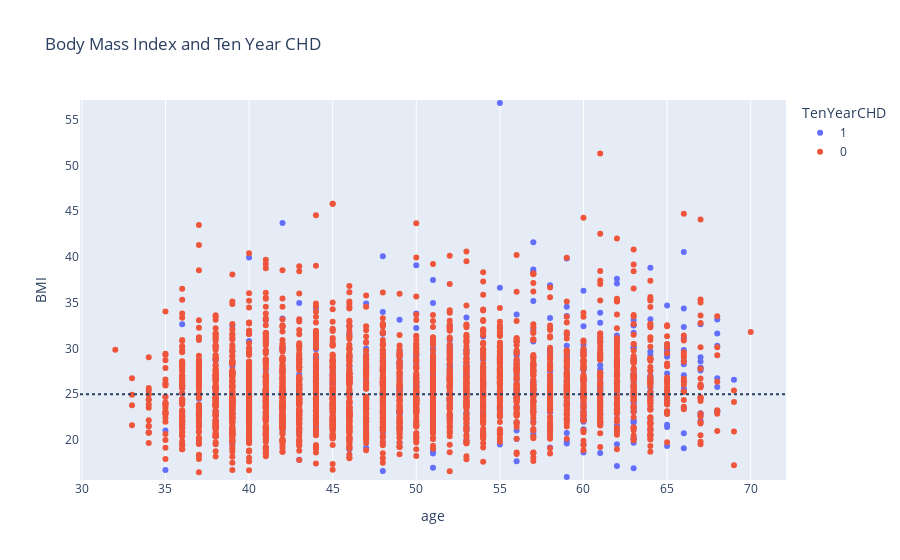

Write notebook code for a chart like this one.
### Code cell
# import plotly.express as px
# df = px.data.iris()
# fig = px.strip(df_train, x="age", y="BMI", orientation="h", color="TenYearCHD", title="Body Mass Index and Ten Year CHD")
# fig.add_hrect(y=25, line_width=3, line_dash="dash", line_color="green")
# fig.show()

import plotly.express as px
df = px.data.iris()
fig = px.strip(df_train, x="age", y="BMI", orientation="h", color="TenYearCHD", title="Body Mass Index and Ten Year CHD")
# fig.add_vline(x=2.5, line_width=3, line_dash="dash", line_color="green")
fig.add_hline(y=25, line_dash="dot")
fig.show()

### Figure 1 — Plotly figure (JSON) as saved in the notebook; plotly's stock layout.template omitted (floating-point values rounded to 4 significant figures; data arrays with more than 128 entries replaced by an {"elided": "..."} marker saying what was removed)
{"data": [{"alignmentgroup": "True", "boxpoints": "all", "fillcolor": "rgba(255,255,255,0)", "hoveron": "points", "hovertemplate": "TenYearCHD=1<br>age=%{x}<br>BMI=%{y}<extra></extra>", "legendgroup": "1", "line": {"color": "rgba(255,255,255,0)"}, "marker": {"color": "#636efa"}, "name": "1", "offsetgroup": "1", "orientation": "h", "pointpos": 0, "showlegend": true, "type": "box", "x": {"elided": "511 int values"}, "x0": " ", "xaxis": "x", "y": {"elided": "511 float values"}, "y0": " ", "yaxis": "y"}, {"alignmentgroup": "True", "boxpoints": "all", "fillcolor": "rgba(255,255,255,0)", "hoveron": "points", "hovertemplate": "TenYearCHD=0<br>age=%{x}<br>BMI=%{y}<extra></extra>", "legendgroup": "0", "line": {"color": "rgba(255,255,255,0)"}, "marker": {"color": "#EF553B"}, "name": "0", "offsetgroup": "0", "orientation": "h", "pointpos": 0, "showlegend": true, "type": "box", "x": {"elided": "2879 int values"}, "x0": " ", "xaxis": "x", "y": {"elided": "2879 float values"}, "y0": " ", "yaxis": "y"}], "layout": {"boxmode": "group", "legend": {"title": {"text": "TenYearCHD"}, "tracegroupgap": 0}, "shapes": [{"line": {"dash": "dot"}, "type": "line", "x0": 0, "x1": 1, "xref": "x domain", "y0": 25, "y1": 25, "yref": "y"}], "title": {"text": "Body Mass Index and Ten Year CHD"}, "xaxis": {"anchor": "y", "domain": [0, 1], "title": {"text": "age"}}, "yaxis": {"anchor": "x", "domain": [0, 1], "title": {"text": "BMI"}}}}
